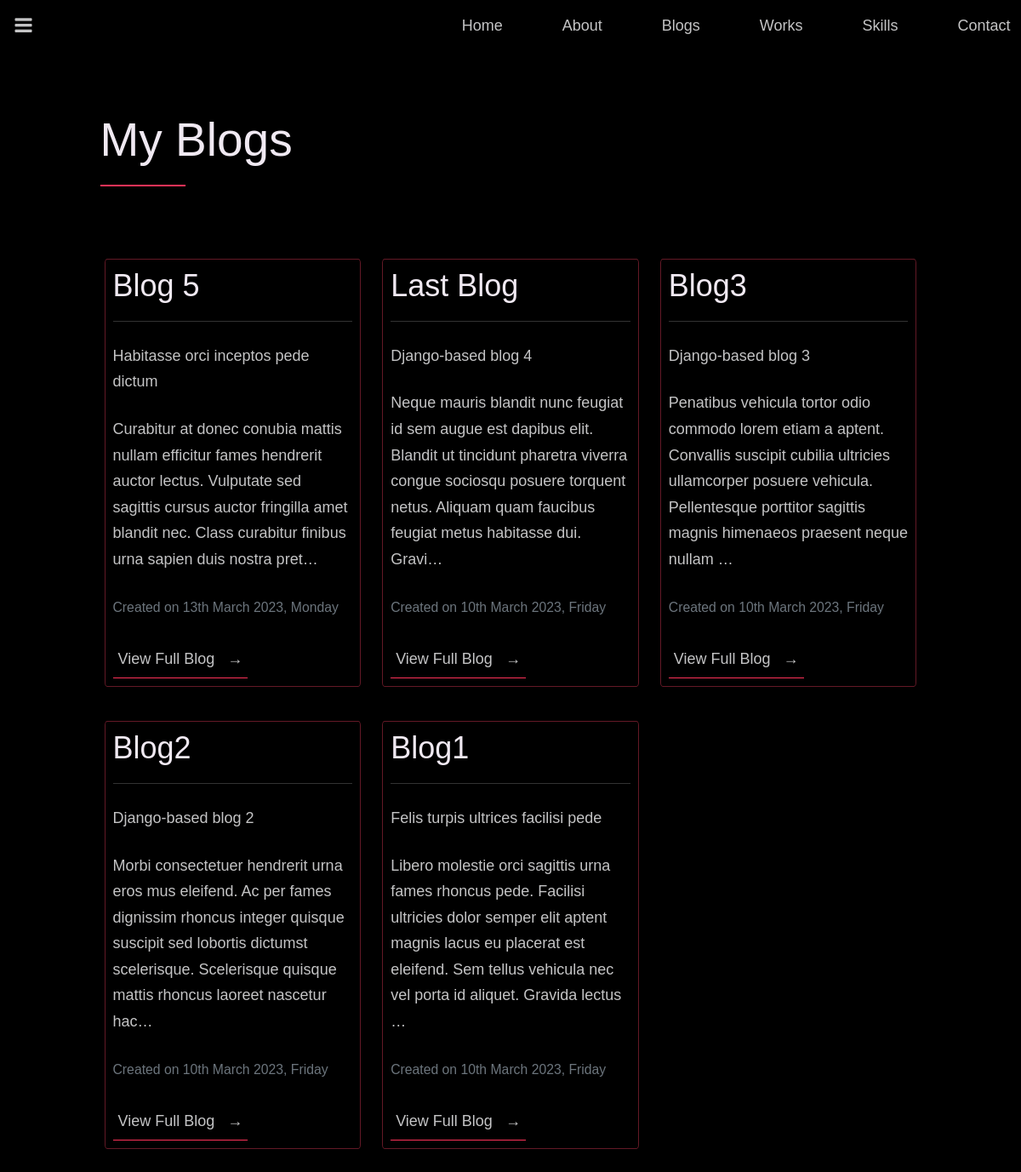
Screenshot of /blog/ with the database file from the repository.
### blog/models.py (models this page shows, shortened)
class Blog(models.Model):
    title = models.CharField(max_length=100)
    description = models.CharField(max_length=250)
    content = models.TextField()
    created_at = models.DateTimeField(default=get_default_created_at)

### blog/views.py (the view)
# urls.py: path('', views.blogs, name="all_blogs"),
def blogs(request):
    blog_obj = Blog.objects.order_by('-created_at')
    user_obj = CustomUser.objects.all()
    return render(request, 'blogs.html', {'blogs': blog_obj, 'users': user_obj})

### blog/templates/blogs.html (shortened to what this page needs)
{% extends 'index.html' %}
{% block content %}
 <section class="blogs" id="blogs">
    <div class="row">
        <h2 >My Blogs</h2>
        {% for blog in blogs %}
        {% if forloop.counter0|divisibleby:3 %}
    </div>
    <div class="row">
        {% endif %}
        <div class="col-md-4 mb-5">
            <div class="blog_boxes m-2">
                <div class="blog_box">
                    <div class="blog_text">
                        <h3>{{blog.title}}</h3><hr>
                        <p>
                            {{blog.description}}
                        </p>
                        <p>
                            {{blog.content|striptags|truncatechars:200}}
                        </p>
                        <p>
                            <small class="text-muted">Created on
                                {{ blog.created_at|date:'jS F Y, l' }}</small>
                        </p>
                        <div class="blog_detail">
                            <a href="{% url 'blog:blog_detail' blog.id%}"
                               class="link__text">
                                View Full Blog <span>&rarr;</span>
                            </a>
                        </div>
                    </div>
                </div>
            </div>
        </div>
        {% endfor %}
    </div>
</section>
{% endblock %}

### staticfiles/portfolio/css/index.css (style rules this page uses)
* { margin: 0; padding: 0; box-sizing: inherit; }
:root { --font-size-small: 1.8rem; --font-size-normal: 2.2rem; --font-size-medium: 2.8rem; --font-size-medium-1: 3.6rem; --font-size-large: 5.5rem; --font-size-huge: 7.5rem; --font-stack: 'Hk Grotesk', sans-serif; --line-height-normal: 1.7; --line-height-small: 1.2; --black: #000; --pink: rgb(255, 50, 88); --pink2: rgba(255, 64, 99, 0.39); --white: #f0e9f2; --white-1: #e5e5e6da; --container-max-width: 1180px; --container-normal-width: 800px; --container-medium-width: 700px; --container-small-width: 500px; --gutter-huge: 12rem; --gutter-medium: 6rem; --gutter-normal: 3rem; --gutter-small-1: 2.5rem; --gutter-small: 2rem; --border-light: 1px solid rgb(36, 35, 35); }
html { font-size: 62.5%; box-sizing: border-box; scroll-behavior: smooth; }
body { font-size: var(--font-size-small); font-family: var(--font-stack); font-weight: 400; color: var(--white-1); line-height: var(--line-height-normal); background: var(--black); overflow-x: hidden; }
.row { max-width: var(--container-max-width); margin: 0 auto; }
@media (max-width: 1340px) { .row { max-width: 1100px; } }
@media (max-width: 1240px) { .row { padding: 0 var(--gutter-medium); } }
section { padding: var(--gutter-huge) 0; border-bottom: var(--border-light); }
h1, h2, h3 { font-family: 'Jost', sans-serif; font-weight: 400; line-height: var(--line-height-small); color: var(--white); }
h2 { font-size: var(--font-size-large); margin-bottom: var(--gutter-medium); }
h2::after { content: ''; display: block; height: 2px; width: 10rem; background: var(--pink); margin: var(--gutter-small) 0; }
h3 { font-size: var(--font-size-medium-1); margin-bottom: var(--gutter-small); }
p { margin: var(--gutter-small-1) 0; }
a { color: var(--white); font-weight: 400; font-family: 'Jost', sans-serif; transition: all .2s; outline: 2px solid transparent; }
.link__text { position: relative; display: inline-block; padding: .6rem; color: inherit; text-decoration: none; border-bottom: 1px solid var(--pink); }
.link__text::after { content: ''; display: block; position: absolute; top: 0; left: 0; right: 100%; background: var(--white); height: 100%; z-index: -1; transition: all 0.2s cubic-bezier(1, 0.68, 0.16, 0.9); }
.link__text span { padding-left: 1rem; font-family: sans-serif; }
.blogs { padding-top: 7rem !important; }
.blog_box, .work__box { border: 1px solid var(--pink2); border-radius: 1%; padding: 0.5em; transition: transform 0.2s ease; }

### rows the page displays
Blog: title "Blog 5", description "Habitasse orci inceptos pede dictum", content "Curabitur at donec conubia mattis nullam efficitur fames hendrerit auctor lectus. Vulputate sed sagittis cursus auctor fringilla amet blandit nec. Class curabitur finibus urna sapien duis nostra pret…", created_at "13th March 2023, Monday"
Blog: title "Last Blog", description "Django-based blog 4", content "Neque mauris blandit nunc feugiat id sem augue est dapibus elit. Blandit ut tincidunt pharetra viverra congue sociosqu posuere torquent netus. Aliquam quam faucibus feugiat metus habitasse dui. Gravi…", created_at "10th March 2023, Friday"
Blog: title "Blog3", description "Django-based blog 3", content "Penatibus vehicula tortor odio commodo lorem etiam a aptent. Convallis suscipit cubilia ultricies ullamcorper posuere vehicula. Pellentesque porttitor sagittis magnis himenaeos praesent neque nullam …", created_at "10th March 2023, Friday"
Blog: title "Blog2", description "Django-based blog 2", content "Morbi consectetuer hendrerit urna eros mus eleifend. Ac per fames dignissim rhoncus integer quisque suscipit sed lobortis dictumst scelerisque. Scelerisque quisque mattis rhoncus laoreet nascetur hac…", created_at "10th March 2023, Friday"
Blog: title "Blog1", description "Felis turpis ultrices facilisi pede", content "Libero molestie orci sagittis urna fames rhoncus pede. Facilisi ultricies dolor semper elit aptent magnis lacus eu placerat est eleifend. Sem tellus vehicula nec vel porta id aliquet. Gravida lectus …", created_at "10th March 2023, Friday"
